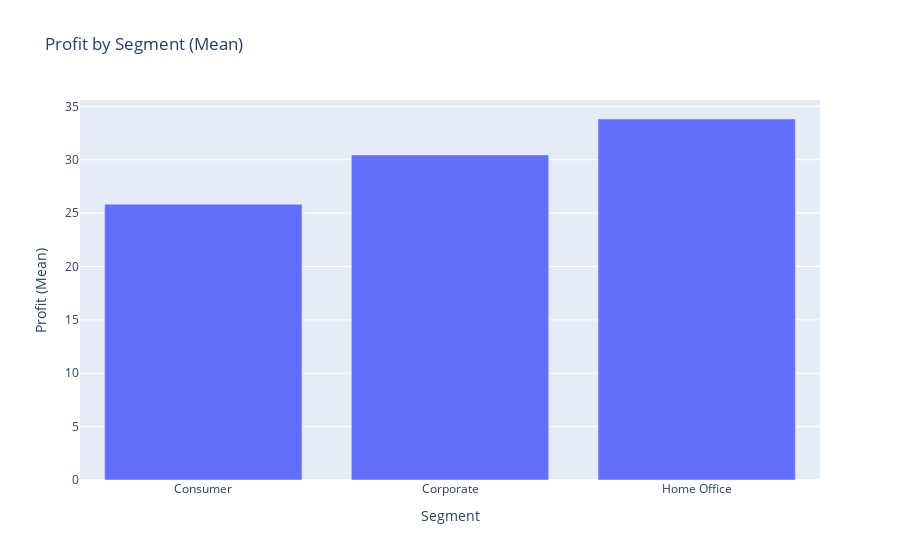

The notebook cell saved with this chart:
### Code cell
# <<-- Customer Segment By Profit -->>

if isinstance(df, (pd.DatetimeIndex, pd.MultiIndex)):
	df = df.to_frame(index=False)

# remove any pre-existing indices for ease of use in the D-Tale code, but this is not required
df = df.reset_index().drop('index', axis=1, errors='ignore')
df.columns = [str(c) for c in df.columns]  # update columns to strings in case they are numbers

chart_data = pd.concat([
	df['Segment'],
	df['Profit'],
], axis=1)
chart_data = chart_data.sort_values(['Segment'])
chart_data = chart_data.rename(columns={'Segment': 'x'})
chart_data = chart_data.groupby(['x'])[['Profit']].mean().reset_index()
chart_data = chart_data.dropna()

import plotly.graph_objs as go

charts = []
charts.append(go.Bar(
	x=chart_data['x'],
	y=chart_data['Profit']
))

figure = go.Figure(data=charts, layout=go.Layout({
    'barmode': 'group',
    'legend': {'orientation': 'h'},
    'title': {'text': 'Profit by Segment (Mean)'},
    'xaxis': {'title': {'text': 'Segment'}},
    'yaxis': {'title': {'text': 'Profit (Mean)'}}
}))
figure

### Figure 1 — Plotly figure (JSON) as saved in the notebook; plotly's stock layout.template omitted (floating-point values rounded to 4 significant figures)
{"data": [{"type": "bar", "x": ["Consumer", "Corporate", "Home Office"], "y": [25.84, 30.46, 33.82]}], "layout": {"barmode": "group", "legend": {"orientation": "h"}, "title": {"text": "Profit by Segment (Mean)"}, "xaxis": {"title": {"text": "Segment"}}, "yaxis": {"title": {"text": "Profit (Mean)"}}}}
